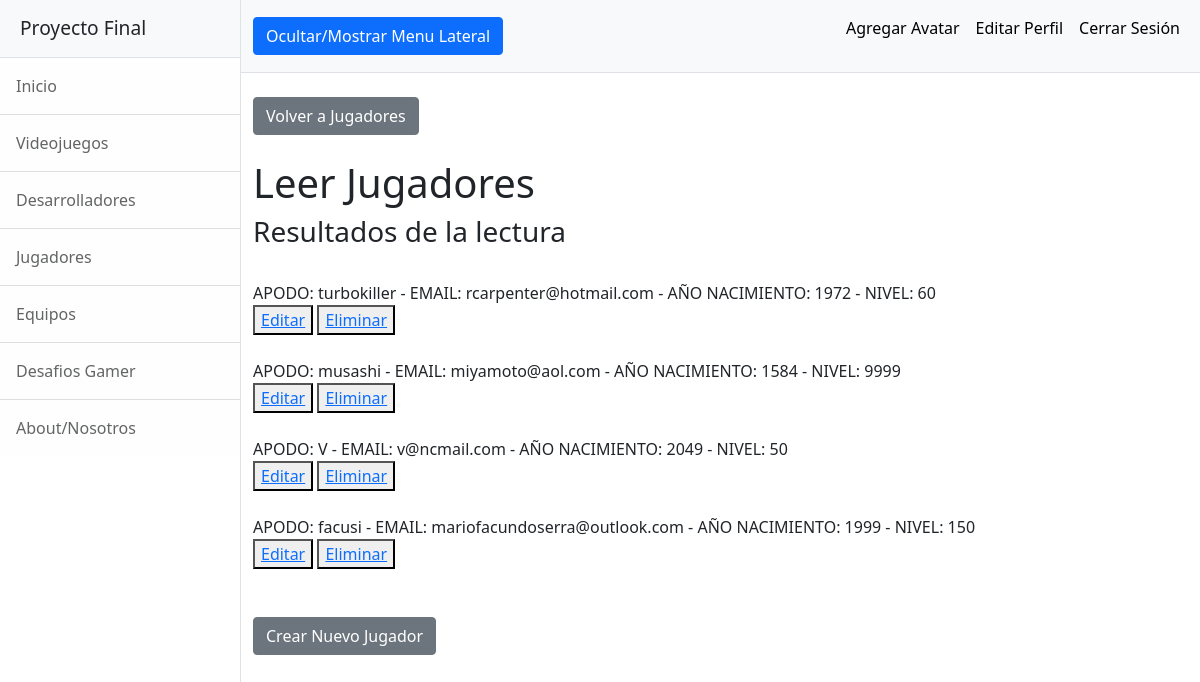
The page /AppFinal/jugadoresLeer (signed in) on the database as committed earlier.
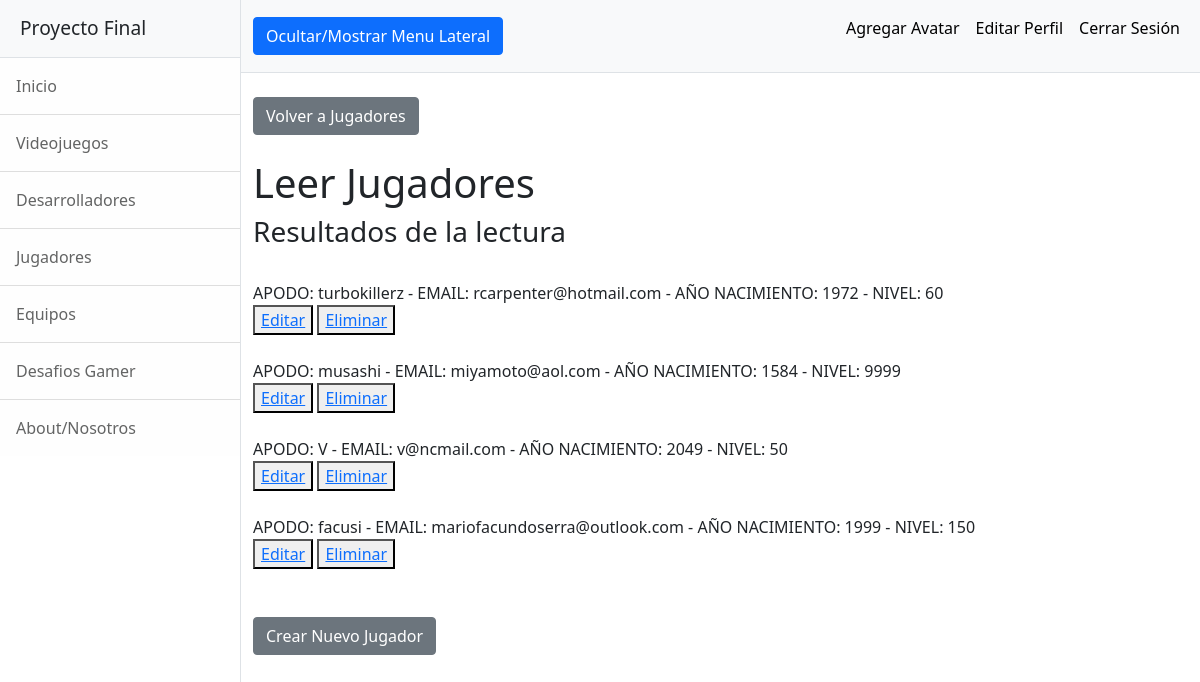
The same page on the database as committed later.
### AppFinal/models.py (models this page shows)
class Jugador(models.Model):
    apodo = models.CharField(max_length = 15)
    email = models.EmailField()
    año_nacimiento = models.IntegerField()
    nivel = models.IntegerField()
    def __str__(self):
        return f"APODO: {self.apodo} - EMAIL: {self.email} - AÑO NACIMIENTO: {self.año_nacimiento} - NIVEL: {self.nivel}"

### AppFinal/views.py (the view)
# urls.py: path('jugadoresLeer', views.jugadoresLeer, name="JugadoresLeer"),
@login_required
def jugadoresLeer(request):
    jugadores = Jugador.objects.all()
    contexto = {"jugadores":jugadores}
    return render(request, "AppFinal/jugadoresLeer.html", contexto)

### AppFinal/templates/AppFinal/jugadoresLeer.html
{% extends "AppFinal/padre.html" %}
{% load static %}
{% block dynamicContent %}
    <div class="container-fluid">
        <br><a class="btn btn-secondary" href="{% url 'Jugadores' %}">Volver a Jugadores</a>
        <h1 class="mt-4">Leer Jugadores</h1>
        <h3>Resultados de la lectura</h3><br>
        {% for jugador in jugadores %}
            {{jugador}}<br>
            <button><a href="{% url 'JugadoresEditar' jugador.apodo %}">Editar</a></button>
            <button><a href="{% url 'JugadoresEliminar' jugador.apodo %}">Eliminar</a></button><br><br>
        {% endfor %}
        <br><a class="btn btn-secondary" href="{% url 'JugadoresFormulario' %}">Crear Nuevo Jugador</a>
    </div>
{% endblock %}

### AppFinal/templates/AppFinal/padre.html (shortened to what this page needs)
<!DOCTYPE html>
<html lang="en">
    <head>
        {% load static %}
        <link href="{% static 'AppFinal/css/styles.css' %}" rel="stylesheet" />
    </head>
    <body>
        <div class="d-flex" id="wrapper">
            <div class="border-end bg-white" id="sidebar-wrapper">
                <div class="sidebar-heading border-bottom bg-light">Proyecto Final</div>
                <div class="list-group list-group-flush">
                    <a class="list-group-item list-group-item-action list-group-item-light p-3" href="{% url 'Inicio' %}">Inicio</a>
                    <a class="list-group-item list-group-item-action list-group-item-light p-3" href="{% url 'Videojuegos' %}">Videojuegos</a>
                    <a class="list-group-item list-group-item-action list-group-item-light p-3" href="{% url 'Desarrolladores' %}">Desarrolladores</a>
                    <a class="list-group-item list-group-item-action list-group-item-light p-3" href="{% url 'Jugadores' %}">Jugadores</a>
                    <a class="list-group-item list-group-item-action list-group-item-light p-3" href="{% url 'Equipos' %}">Equipos</a>
                    <a class="list-group-item list-group-item-action list-group-item-light p-3" href="{% url 'DesafiosGamer' %}">Desafios Gamer</a>
                    <a class="list-group-item list-group-item-action list-group-item-light p-3" href="{% url 'About' %}">About/Nosotros</a>
                </div>
            </div>
            <div id="page-content-wrapper">
                <nav class="navbar navbar-expand-lg navbar-light bg-light border-bottom">
                    <div class="container-fluid">
                        <button class="btn btn-primary" id="sidebarToggle">Ocultar/Mostrar Menu Lateral</button>
                        <div class="collapse navbar-collapse" id="navbarSupportedContent">
                            <ul class="navbar-nav ms-auto mt-2 mt-lg-0">
                                {% if request.user.is_authenticated %}
                                <li class="nav-item"><a class="nav-link" href="{% url 'AgregarAvatar' %}"><p style="color:black">Agregar Avatar</p></a></li>
                                <li class="nav-item"><a class="nav-link" href="{% url 'EditarPerfil' %}"><p style="color:black">Editar Perfil</p></a></li>
                                <li class="nav-item"><a class="nav-link" href="{% url 'Logout' %}"><p style="color:black">Cerrar Sesión</p></a></li>
                                {% endif %}
                            </ul>
                        </div>
                    </div>
                </nav>
                {% block dynamicContent %}{% endblock %}
            </div>
        </div>
    </body>
</html>

Rows that differ between the two databases and show on the page:
changed Jugador: apodo+email+año_nacimiento "APODO: turbokiller - EMAIL: rcarpenter@hotmail.com - AÑO NACIMIENTO: 1972 - NIVEL: 60" → "APODO: turbokillerz - EMAIL: rcarpenter@hotmail.com - AÑO NACIMIENTO: 1972 - NIVEL: 60"
